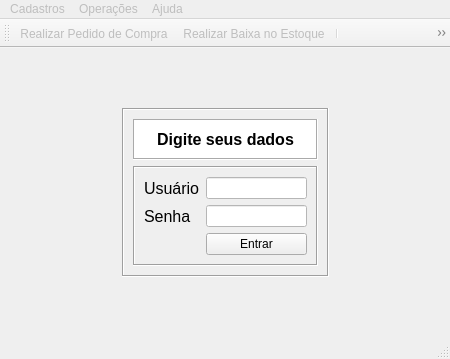
<?xml version="1.0" encoding="UTF-8"?>
<ui version="4.0">
 <class>principal</class>
 <widget class="QMainWindow" name="principal">
  <property name="geometry">
   <rect>
    <x>0</x>
    <y>0</y>
    <width>450</width>
    <height>359</height>
   </rect>
  </property>
  <property name="sizePolicy">
   <sizepolicy hsizetype="Maximum" vsizetype="Maximum">
    <horstretch>6</horstretch>
    <verstretch>0</verstretch>
   </sizepolicy>
  </property>
  <property name="minimumSize">
   <size>
    <width>100</width>
    <height>50</height>
   </size>
  </property>
  <property name="windowTitle">
   <string>Easy Estoque</string>
  </property>
  <property name="windowIcon">
   <iconset resource="img.qrc">
    <normaloff>:/newPrefix/images/logo.png</normaloff>:/newPrefix/images/logo.png</iconset>
  </property>
  <property name="styleSheet">
   <string notr="true"/>
  </property>
  <widget class="QWidget" name="centralwidget">
   <property name="maximumSize">
    <size>
     <width>700</width>
     <height>489</height>
    </size>
   </property>
   <layout class="QGridLayout" name="gridLayout">
    <item row="0" column="1">
     <spacer name="verticalSpacer">
      <property name="orientation">
       <enum>Qt::Vertical</enum>
      </property>
      <property name="sizeHint" stdset="0">
       <size>
        <width>20</width>
        <height>57</height>
       </size>
      </property>
     </spacer>
    </item>
    <item row="1" column="1" colspan="2">
     <widget class="QFrame" name="frame_3">
      <property name="frameShape">
       <enum>QFrame::Box</enum>
      </property>
      <property name="frameShadow">
       <enum>QFrame::Sunken</enum>
      </property>
      <layout class="QVBoxLayout" name="verticalLayout_2">
       <item>
        <widget class="QFrame" name="frame">
         <property name="styleSheet">
          <string notr="true">background-color: rgb(255, 255, 255);</string>
         </property>
         <property name="frameShape">
          <enum>QFrame::Box</enum>
         </property>
         <property name="frameShadow">
          <enum>QFrame::Sunken</enum>
         </property>
         <layout class="QHBoxLayout" name="horizontalLayout">
          <item>
           <widget class="QLabel" name="label_4">
            <property name="text">
             <string/>
            </property>
            <property name="pixmap">
             <pixmap resource="img.qrc">:/newPrefix/images/key.png</pixmap>
            </property>
            <property name="scaledContents">
             <bool>false</bool>
            </property>
           </widget>
          </item>
          <item>
           <widget class="QLabel" name="label_3">
            <property name="font">
             <font>
              <pointsize>12</pointsize>
              <weight>75</weight>
              <bold>true</bold>
             </font>
            </property>
            <property name="styleSheet">
             <string notr="true">color: rgb(0, 0, 0);</string>
            </property>
            <property name="text">
             <string>Digite seus dados</string>
            </property>
            <property name="alignment">
             <set>Qt::AlignCenter</set>
            </property>
           </widget>
          </item>
          <item>
           <widget class="QLabel" name="label_5">
            <property name="text">
             <string/>
            </property>
            <property name="pixmap">
             <pixmap resource="img.qrc">:/newPrefix/images/login.png</pixmap>
            </property>
           </widget>
          </item>
         </layout>
        </widget>
       </item>
       <item>
        <widget class="QFrame" name="frame_2">
         <property name="styleSheet">
          <string notr="true"/>
         </property>
         <property name="frameShape">
          <enum>QFrame::Box</enum>
         </property>
         <property name="frameShadow">
          <enum>QFrame::Sunken</enum>
         </property>
         <layout class="QVBoxLayout" name="verticalLayout">
          <item>
           <layout class="QFormLayout" name="formLayout">
            <property name="fieldGrowthPolicy">
             <enum>QFormLayout::AllNonFixedFieldsGrow</enum>
            </property>
            <item row="0" column="0">
             <widget class="QLabel" name="label">
              <property name="font">
               <font>
                <pointsize>12</pointsize>
               </font>
              </property>
              <property name="styleSheet">
               <string notr="true">color: rgb(0, 0, 0);</string>
              </property>
              <property name="text">
               <string>Usuário</string>
              </property>
             </widget>
            </item>
            <item row="0" column="1">
             <widget class="QLineEdit" name="EditUser">
              <property name="styleSheet">
               <string notr="true">background-color: rgb(255, 255, 255);
color: rgb(0, 0, 0);
</string>
              </property>
             </widget>
            </item>
            <item row="1" column="0">
             <widget class="QLabel" name="label_2">
              <property name="font">
               <font>
                <pointsize>12</pointsize>
               </font>
              </property>
              <property name="styleSheet">
               <string notr="true">color: rgb(0, 0, 0);</string>
              </property>
              <property name="text">
               <string>Senha</string>
              </property>
             </widget>
            </item>
            <item row="1" column="1">
             <widget class="QLineEdit" name="EditSenha">
              <property name="styleSheet">
               <string notr="true">background-color: rgb(255, 255, 255);
color: rgb(0, 0, 0);</string>
              </property>
              <property name="echoMode">
               <enum>QLineEdit::Password</enum>
              </property>
             </widget>
            </item>
            <item row="2" column="1">
             <widget class="QPushButton" name="btEntrar">
              <property name="focusPolicy">
               <enum>Qt::StrongFocus</enum>
              </property>
              <property name="styleSheet">
               <string notr="true"/>
              </property>
              <property name="text">
               <string>Entrar</string>
              </property>
              <property name="shortcut">
               <string>Return</string>
              </property>
             </widget>
            </item>
            <item row="2" column="0">
             <widget class="QLabel" name="label_6">
              <property name="text">
               <string/>
              </property>
              <property name="pixmap">
               <pixmap resource="img.qrc">:/newPrefix/images/gnome-session-logout.png</pixmap>
              </property>
             </widget>
            </item>
           </layout>
          </item>
         </layout>
        </widget>
       </item>
      </layout>
     </widget>
    </item>
    <item row="1" column="3">
     <spacer name="horizontalSpacer_2">
      <property name="orientation">
       <enum>Qt::Horizontal</enum>
      </property>
      <property name="sizeHint" stdset="0">
       <size>
        <width>151</width>
        <height>20</height>
       </size>
      </property>
     </spacer>
    </item>
    <item row="2" column="2">
     <spacer name="verticalSpacer_2">
      <property name="orientation">
       <enum>Qt::Vertical</enum>
      </property>
      <property name="sizeHint" stdset="0">
       <size>
        <width>20</width>
        <height>56</height>
       </size>
      </property>
     </spacer>
    </item>
    <item row="1" column="0">
     <spacer name="horizontalSpacer">
      <property name="orientation">
       <enum>Qt::Horizontal</enum>
      </property>
      <property name="sizeHint" stdset="0">
       <size>
        <width>152</width>
        <height>20</height>
       </size>
      </property>
     </spacer>
    </item>
   </layout>
  </widget>
  <widget class="QMenuBar" name="menubar">
   <property name="enabled">
    <bool>false</bool>
   </property>
   <property name="geometry">
    <rect>
     <x>0</x>
     <y>0</y>
     <width>450</width>
     <height>25</height>
    </rect>
   </property>
   <property name="styleSheet">
    <string notr="true"/>
   </property>
   <widget class="QMenu" name="menuCadastros">
    <property name="title">
     <string>Cadastros</string>
    </property>
    <addaction name="actionCadastrar_Equipamentos"/>
    <addaction name="actionCadastrar_Tecnicos"/>
    <addaction name="actionCadastrar_Usuarios"/>
    <addaction name="actionCadastrar_Departamentos"/>
   </widget>
   <widget class="QMenu" name="menuPedidos">
    <property name="title">
     <string>Operações</string>
    </property>
    <addaction name="actionRealizar_Pedido_de_Compra"/>
    <addaction name="actionRealizar_Baixa_no_Estoque"/>
   </widget>
   <widget class="QMenu" name="menuAjuda">
    <property name="title">
     <string>Ajuda</string>
    </property>
    <addaction name="separator"/>
    <addaction name="actionDocumenta_o"/>
    <addaction name="actionAjuda_Programa"/>
    <addaction name="separator"/>
    <addaction name="actionSobre"/>
   </widget>
   <addaction name="menuCadastros"/>
   <addaction name="menuPedidos"/>
   <addaction name="menuAjuda"/>
  </widget>
  <widget class="QStatusBar" name="statusbar"/>
  <widget class="QToolBar" name="toolBar">
   <property name="enabled">
    <bool>false</bool>
   </property>
   <property name="windowTitle">
    <string>toolBar</string>
   </property>
   <property name="iconSize">
    <size>
     <width>32</width>
     <height>32</height>
    </size>
   </property>
   <property name="floatable">
    <bool>true</bool>
   </property>
   <attribute name="toolBarArea">
    <enum>TopToolBarArea</enum>
   </attribute>
   <attribute name="toolBarBreak">
    <bool>false</bool>
   </attribute>
   <addaction name="actionRealizar_Pedido_de_Compra"/>
   <addaction name="actionRealizar_Baixa_no_Estoque"/>
   <addaction name="separator"/>
   <addaction name="actionCadastrar_Usuarios"/>
   <addaction name="actionCadastrar_Tecnicos"/>
   <addaction name="actionCadastrar_Equipamentos"/>
   <addaction name="actionCadastrar_Departamentos"/>
   <addaction name="separator"/>
   <addaction name="actionSair"/>
  </widget>
  <action name="actionCadastrar_Usuarios">
   <property name="checkable">
    <bool>false</bool>
   </property>
   <property name="enabled">
    <bool>true</bool>
   </property>
   <property name="icon">
    <iconset resource="img.qrc">
     <normaloff>:/newPrefix/images/User-icon.png</normaloff>:/newPrefix/images/User-icon.png</iconset>
   </property>
   <property name="text">
    <string>Cadastrar Usuarios</string>
   </property>
   <property name="visible">
    <bool>true</bool>
   </property>
   <property name="iconVisibleInMenu">
    <bool>true</bool>
   </property>
  </action>
  <action name="actionCadastrar_Tecnicos">
   <property name="icon">
    <iconset resource="img.qrc">
     <normaloff>:/newPrefix/images/technical.png</normaloff>:/newPrefix/images/technical.png</iconset>
   </property>
   <property name="text">
    <string>Cadastrar Tecnicos</string>
   </property>
   <property name="toolTip">
    <string>Cadastrar Tecnicos</string>
   </property>
   <property name="iconVisibleInMenu">
    <bool>true</bool>
   </property>
  </action>
  <action name="actionCadastrar_Equipamentos">
   <property name="icon">
    <iconset resource="img.qrc">
     <normaloff>:/newPrefix/images/HP-Mouse.png</normaloff>:/newPrefix/images/HP-Mouse.png</iconset>
   </property>
   <property name="text">
    <string>Cadastrar Equipamentos</string>
   </property>
   <property name="toolTip">
    <string>Cadastrar Equipamentos</string>
   </property>
   <property name="iconVisibleInMenu">
    <bool>true</bool>
   </property>
  </action>
  <action name="actionCadastrar_Departamentos">
   <property name="icon">
    <iconset resource="img.qrc">
     <normaloff>:/newPrefix/images/departamento.png</normaloff>:/newPrefix/images/departamento.png</iconset>
   </property>
   <property name="text">
    <string>Cadastrar Departamentos</string>
   </property>
   <property name="toolTip">
    <string>Cadastrar Departamentos</string>
   </property>
   <property name="iconVisibleInMenu">
    <bool>true</bool>
   </property>
  </action>
  <action name="actionCadastrar_SubDepartamentos">
   <property name="icon">
    <iconset resource="img.qrc">
     <normaloff>:/newPrefix/images/subdepartamento.png</normaloff>:/newPrefix/images/subdepartamento.png</iconset>
   </property>
   <property name="text">
    <string>Cadastrar SubDepartamentos</string>
   </property>
   <property name="iconVisibleInMenu">
    <bool>true</bool>
   </property>
  </action>
  <action name="actionRealizar_Pedido_de_Compra">
   <property name="icon">
    <iconset resource="img.qrc">
     <normaloff>:/newPrefix/images/pedidodecompra.png</normaloff>:/newPrefix/images/pedidodecompra.png</iconset>
   </property>
   <property name="text">
    <string>Realizar Pedido de Compra</string>
   </property>
   <property name="iconVisibleInMenu">
    <bool>true</bool>
   </property>
  </action>
  <action name="actionRealizar_Baixa_no_Estoque">
   <property name="icon">
    <iconset resource="img.qrc">
     <normaloff>:/newPrefix/images/baixaestoque.png</normaloff>:/newPrefix/images/baixaestoque.png</iconset>
   </property>
   <property name="text">
    <string>Realizar Baixa no Estoque</string>
   </property>
   <property name="toolTip">
    <string>Realizar Baixa no Estoque</string>
   </property>
   <property name="iconVisibleInMenu">
    <bool>true</bool>
   </property>
  </action>
  <action name="actionDocumenta_o">
   <property name="icon">
    <iconset resource="img.qrc">
     <normaloff>:/newPrefix/images/Book-01.png</normaloff>:/newPrefix/images/Book-01.png</iconset>
   </property>
   <property name="text">
    <string>Documentação</string>
   </property>
   <property name="iconVisibleInMenu">
    <bool>true</bool>
   </property>
  </action>
  <action name="actionSobre">
   <property name="icon">
    <iconset resource="img.qrc">
     <normaloff>:/newPrefix/images/Info.png</normaloff>:/newPrefix/images/Info.png</iconset>
   </property>
   <property name="text">
    <string>Sobre</string>
   </property>
   <property name="iconVisibleInMenu">
    <bool>true</bool>
   </property>
  </action>
  <action name="actionAjuda_Programa">
   <property name="icon">
    <iconset resource="img.qrc">
     <normaloff>:/newPrefix/images/help.png</normaloff>:/newPrefix/images/help.png</iconset>
   </property>
   <property name="text">
    <string>Ajuda Easy Estoque</string>
   </property>
   <property name="toolTip">
    <string>Ajuda Easy Estoque</string>
   </property>
   <property name="iconVisibleInMenu">
    <bool>true</bool>
   </property>
  </action>
  <action name="actionSair">
   <property name="icon">
    <iconset resource="img.qrc">
     <normaloff>:/newPrefix/images/application-exit.png</normaloff>:/newPrefix/images/application-exit.png</iconset>
   </property>
   <property name="text">
    <string>Sair</string>
   </property>
  </action>
  <action name="actionSair2">
   <property name="icon">
    <iconset resource="img.qrc">
     <normaloff>:/newPrefix/images/button_cancel2.png</normaloff>:/newPrefix/images/button_cancel2.png</iconset>
   </property>
   <property name="text">
    <string>Sair2</string>
   </property>
  </action>
 </widget>
 <resources>
  <include location="img.qrc"/>
 </resources>
 <connections/>
</ui>
